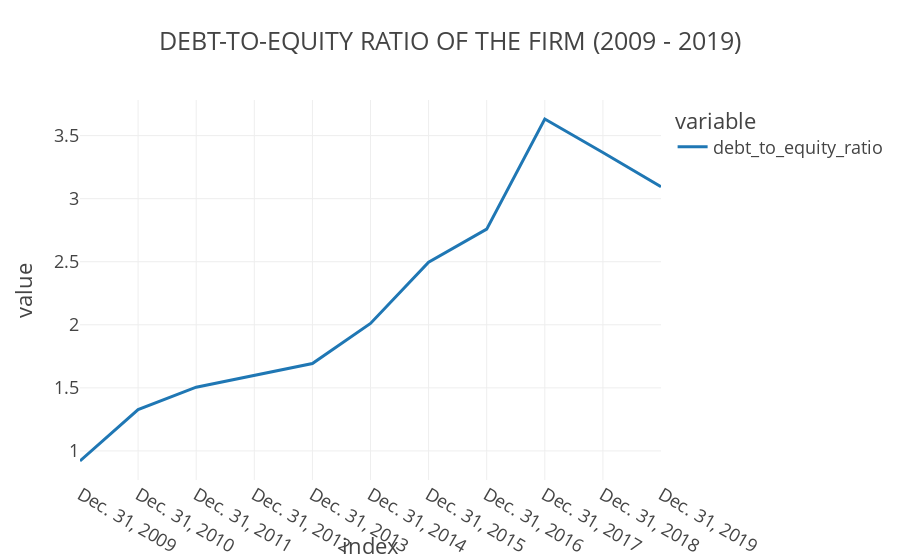

The cell this chart's notebook holds for it:
### Code cell
#visualization for debt to equity ratio
px.line(data_frame = df, y = ['debt_to_equity_ratio'], template = 'presentation', title = 'DEBT-TO-EQUITY RATIO OF THE FIRM (2009 - 2019)')

### Figure 1 — Plotly figure (JSON) as saved in the notebook; plotly's stock layout.template omitted (floating-point values rounded to 4 significant figures)
{"data": [{"hovertemplate": "variable=debt_to_equity_ratio<br>index=%{x}<br>value=%{y}<extra></extra>", "legendgroup": "debt_to_equity_ratio", "line": {"color": "#1F77B4", "dash": "solid"}, "marker": {"symbol": "circle"}, "mode": "lines", "name": "debt_to_equity_ratio", "orientation": "v", "showlegend": true, "type": "scatter", "x": ["Dec. 31, 2009", "Dec. 31, 2010", "Dec. 31, 2011", "Dec. 31, 2012", "Dec. 31, 2013", "Dec. 31, 2014", "Dec. 31, 2015", "Dec. 31, 2016", "Dec. 31, 2017", "Dec. 31, 2018", "Dec. 31, 2019"], "xaxis": "x", "y": [0.9203, 1.328, 1.505, 1.598, 1.693, 2.011, 2.497, 2.758, 3.632, 3.366, 3.094], "yaxis": "y"}], "layout": {"legend": {"title": {"text": "variable"}, "tracegroupgap": 0}, "title": {"text": "DEBT-TO-EQUITY RATIO OF THE FIRM (2009 - 2019)"}, "xaxis": {"anchor": "y", "domain": [0, 1], "title": {"text": "index"}}, "yaxis": {"anchor": "x", "domain": [0, 1], "title": {"text": "value"}}}}
